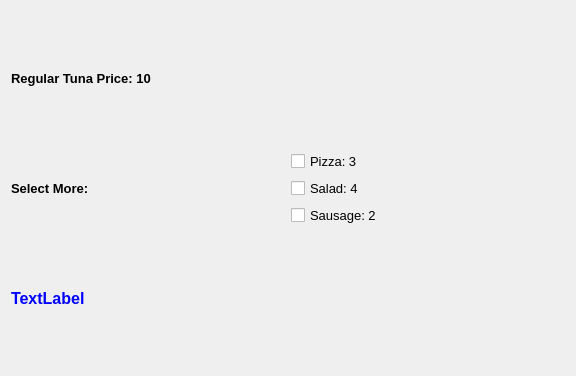
<?xml version="1.0" encoding="UTF-8"?>
<ui version="4.0">
 <class>Dialog</class>
 <widget class="QDialog" name="Dialog">
  <property name="geometry">
   <rect>
    <x>0</x>
    <y>0</y>
    <width>576</width>
    <height>376</height>
   </rect>
  </property>
  <property name="windowTitle">
   <string>Dialog</string>
  </property>
  <layout class="QVBoxLayout" name="verticalLayout_2">
   <item>
    <widget class="QLabel" name="label">
     <property name="font">
      <font>
       <family>Tahoma</family>
       <pointsize>10</pointsize>
       <weight>75</weight>
       <bold>true</bold>
      </font>
     </property>
     <property name="text">
      <string>Regular Tuna Price: 10</string>
     </property>
    </widget>
   </item>
   <item>
    <layout class="QHBoxLayout" name="horizontalLayout">
     <item>
      <widget class="QLabel" name="label_2">
       <property name="font">
        <font>
         <family>Arial</family>
         <pointsize>10</pointsize>
         <weight>75</weight>
         <bold>true</bold>
        </font>
       </property>
       <property name="text">
        <string>Select More:</string>
       </property>
      </widget>
     </item>
     <item>
      <layout class="QVBoxLayout" name="verticalLayout">
       <item>
        <widget class="QCheckBox" name="checkBox">
         <property name="font">
          <font>
           <pointsize>10</pointsize>
          </font>
         </property>
         <property name="text">
          <string>Pizza: 3</string>
         </property>
        </widget>
       </item>
       <item>
        <widget class="QCheckBox" name="checkBox_2">
         <property name="font">
          <font>
           <pointsize>10</pointsize>
          </font>
         </property>
         <property name="text">
          <string>Salad: 4</string>
         </property>
        </widget>
       </item>
       <item>
        <widget class="QCheckBox" name="checkBox_3">
         <property name="font">
          <font>
           <pointsize>10</pointsize>
          </font>
         </property>
         <property name="text">
          <string>Sausage: 2</string>
         </property>
        </widget>
       </item>
      </layout>
     </item>
    </layout>
   </item>
   <item>
    <widget class="QLabel" name="label_3">
     <property name="styleSheet">
      <string notr="true">QLabel{color:blue;font:bold 16px;font-family:Arial}
</string>
     </property>
     <property name="text">
      <string>TextLabel</string>
     </property>
    </widget>
   </item>
  </layout>
 </widget>
 <resources/>
 <connections/>
</ui>
